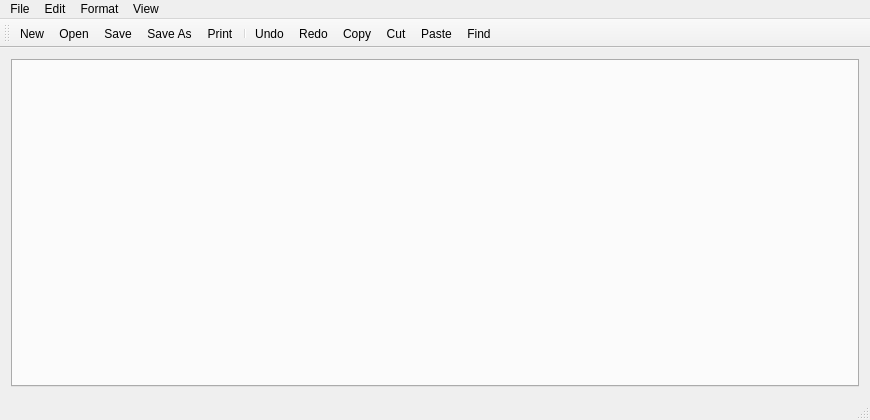
<?xml version="1.0" encoding="UTF-8"?>
<ui version="4.0">
 <class>MainWindow</class>
 <widget class="QMainWindow" name="MainWindow">
  <property name="geometry">
   <rect>
    <x>0</x>
    <y>0</y>
    <width>870</width>
    <height>420</height>
   </rect>
  </property>
  <property name="minimumSize">
   <size>
    <width>530</width>
    <height>230</height>
   </size>
  </property>
  <property name="windowTitle">
   <string>MainWindow</string>
  </property>
  <widget class="QWidget" name="centralWidget">
   <layout class="QVBoxLayout" name="verticalLayout">
    <item>
     <widget class="TabbedEditor" name="tabWidget">
      <property name="currentIndex">
       <number>-1</number>
      </property>
     </widget>
    </item>
   </layout>
  </widget>
  <widget class="QMenuBar" name="menuBar">
   <property name="geometry">
    <rect>
     <x>0</x>
     <y>0</y>
     <width>870</width>
     <height>26</height>
    </rect>
   </property>
   <widget class="QMenu" name="menuFile">
    <property name="title">
     <string>File</string>
    </property>
    <addaction name="actionNew"/>
    <addaction name="actionOpen"/>
    <addaction name="actionSave"/>
    <addaction name="actionSave_As"/>
    <addaction name="separator"/>
    <addaction name="actionPrint"/>
    <addaction name="separator"/>
    <addaction name="actionExit"/>
   </widget>
   <widget class="QMenu" name="menuEdit">
    <property name="title">
     <string>Edit</string>
    </property>
    <addaction name="actionUndo"/>
    <addaction name="actionRedo"/>
    <addaction name="separator"/>
    <addaction name="actionCut"/>
    <addaction name="actionCopy"/>
    <addaction name="actionPaste"/>
    <addaction name="separator"/>
    <addaction name="actionFind"/>
    <addaction name="actionReplace"/>
    <addaction name="actionGo_To"/>
    <addaction name="separator"/>
    <addaction name="actionSelect_All"/>
    <addaction name="actionTime_Date"/>
   </widget>
   <widget class="QMenu" name="menuFormat">
    <property name="title">
     <string>Format</string>
    </property>
    <widget class="QMenu" name="menuLanguage">
     <property name="title">
      <string>Language</string>
     </property>
     <addaction name="actionC_Lang"/>
     <addaction name="actionCPP_Lang"/>
     <addaction name="actionJava_Lang"/>
     <addaction name="actionPython_Lang"/>
    </widget>
    <addaction name="actionFont"/>
    <addaction name="menuLanguage"/>
    <addaction name="actionAuto_Indent"/>
    <addaction name="actionWord_Wrap"/>
   </widget>
   <widget class="QMenu" name="menuView">
    <property name="title">
     <string>View</string>
    </property>
    <addaction name="actionStatus_Bar"/>
    <addaction name="actionTool_Bar"/>
   </widget>
   <addaction name="menuFile"/>
   <addaction name="menuEdit"/>
   <addaction name="menuFormat"/>
   <addaction name="menuView"/>
  </widget>
  <widget class="QToolBar" name="mainToolBar">
   <attribute name="toolBarArea">
    <enum>TopToolBarArea</enum>
   </attribute>
   <attribute name="toolBarBreak">
    <bool>false</bool>
   </attribute>
   <addaction name="actionNew"/>
   <addaction name="actionOpen"/>
   <addaction name="actionSave"/>
   <addaction name="actionSave_As"/>
   <addaction name="actionPrint"/>
   <addaction name="separator"/>
   <addaction name="actionUndo"/>
   <addaction name="actionRedo"/>
   <addaction name="actionCopy"/>
   <addaction name="actionCut"/>
   <addaction name="actionPaste"/>
   <addaction name="actionFind"/>
  </widget>
  <widget class="QStatusBar" name="statusBar">
   <property name="enabled">
    <bool>true</bool>
   </property>
  </widget>
  <action name="actionNew">
   <property name="icon">
    <iconset>
     <normalon>:/icons/res/icons/new.bmp</normalon>
    </iconset>
   </property>
   <property name="text">
    <string>New</string>
   </property>
   <property name="shortcut">
    <string>Ctrl+N</string>
   </property>
  </action>
  <action name="actionOpen">
   <property name="icon">
    <iconset>
     <normalon>:/icons/res/icons/folder.bmp</normalon>
    </iconset>
   </property>
   <property name="text">
    <string>Open</string>
   </property>
   <property name="shortcut">
    <string>Ctrl+O</string>
   </property>
  </action>
  <action name="actionSave">
   <property name="icon">
    <iconset>
     <normalon>:/icons/res/icons/save.bmp</normalon>
    </iconset>
   </property>
   <property name="text">
    <string>Save</string>
   </property>
   <property name="shortcut">
    <string>Ctrl+S</string>
   </property>
  </action>
  <action name="actionSave_As">
   <property name="icon">
    <iconset>
     <normalon>:/icons/res/icons/save-as.bmp</normalon>
    </iconset>
   </property>
   <property name="text">
    <string>Save As</string>
   </property>
   <property name="shortcut">
    <string>Ctrl+Shift+S</string>
   </property>
  </action>
  <action name="actionPrint">
   <property name="icon">
    <iconset>
     <normalon>:/icons/res/icons/printer.bmp</normalon>
    </iconset>
   </property>
   <property name="text">
    <string>Print...</string>
   </property>
   <property name="shortcut">
    <string>Ctrl+P</string>
   </property>
  </action>
  <action name="actionExit">
   <property name="text">
    <string>Exit</string>
   </property>
  </action>
  <action name="actionUndo">
   <property name="icon">
    <iconset>
     <normalon>:/icons/res/icons/undo.bmp</normalon>
    </iconset>
   </property>
   <property name="text">
    <string>Undo</string>
   </property>
   <property name="shortcut">
    <string>Ctrl+Z</string>
   </property>
  </action>
  <action name="actionCut">
   <property name="icon">
    <iconset>
     <normalon>:/icons/res/icons/cut.bmp</normalon>
    </iconset>
   </property>
   <property name="text">
    <string>Cut</string>
   </property>
   <property name="shortcut">
    <string>Ctrl+X</string>
   </property>
  </action>
  <action name="actionCopy">
   <property name="icon">
    <iconset>
     <normalon>:/icons/res/icons/copy.bmp</normalon>
    </iconset>
   </property>
   <property name="text">
    <string>Copy</string>
   </property>
   <property name="shortcut">
    <string>Ctrl+C</string>
   </property>
  </action>
  <action name="actionPaste">
   <property name="icon">
    <iconset>
     <normalon>:/icons/res/icons/paste.bmp</normalon>
    </iconset>
   </property>
   <property name="text">
    <string>Paste</string>
   </property>
   <property name="shortcut">
    <string>Ctrl+V</string>
   </property>
  </action>
  <action name="actionFind">
   <property name="icon">
    <iconset>
     <normalon>:/icons/res/icons/search.bmp</normalon>
    </iconset>
   </property>
   <property name="text">
    <string>Find...</string>
   </property>
   <property name="shortcut">
    <string>Ctrl+F</string>
   </property>
  </action>
  <action name="actionReplace">
   <property name="text">
    <string>Replace...</string>
   </property>
   <property name="shortcut">
    <string>Ctrl+H</string>
   </property>
  </action>
  <action name="actionGo_To">
   <property name="text">
    <string>Go To...</string>
   </property>
   <property name="shortcut">
    <string>Ctrl+G</string>
   </property>
  </action>
  <action name="actionSelect_All">
   <property name="text">
    <string>Select All</string>
   </property>
   <property name="shortcut">
    <string>Ctrl+A</string>
   </property>
  </action>
  <action name="actionTime_Date">
   <property name="text">
    <string>Time/Date</string>
   </property>
   <property name="shortcut">
    <string>F5</string>
   </property>
  </action>
  <action name="actionFont">
   <property name="text">
    <string>Font...</string>
   </property>
  </action>
  <action name="actionStatus_Bar">
   <property name="checkable">
    <bool>true</bool>
   </property>
   <property name="checked">
    <bool>true</bool>
   </property>
   <property name="enabled">
    <bool>true</bool>
   </property>
   <property name="text">
    <string>Status Bar</string>
   </property>
  </action>
  <action name="actionRedo">
   <property name="icon">
    <iconset>
     <normalon>:/icons/res/icons/redo.bmp</normalon>
    </iconset>
   </property>
   <property name="text">
    <string>Redo</string>
   </property>
   <property name="shortcut">
    <string>Ctrl+Y</string>
   </property>
  </action>
  <action name="actionAuto_Indent">
   <property name="checkable">
    <bool>true</bool>
   </property>
   <property name="checked">
    <bool>true</bool>
   </property>
   <property name="text">
    <string>Auto Indent</string>
   </property>
  </action>
  <action name="actionWord_Wrap">
   <property name="checkable">
    <bool>true</bool>
   </property>
   <property name="text">
    <string>Word Wrap</string>
   </property>
  </action>
  <action name="actionC_Lang">
   <property name="checkable">
    <bool>true</bool>
   </property>
   <property name="text">
    <string>C</string>
   </property>
  </action>
  <action name="actionCPP_Lang">
   <property name="checkable">
    <bool>true</bool>
   </property>
   <property name="text">
    <string>C++</string>
   </property>
  </action>
  <action name="actionJava_Lang">
   <property name="checkable">
    <bool>true</bool>
   </property>
   <property name="text">
    <string>Java</string>
   </property>
  </action>
  <action name="actionPython_Lang">
   <property name="checkable">
    <bool>true</bool>
   </property>
   <property name="text">
    <string>Python</string>
   </property>
  </action>
  <action name="actionTool_Bar">
   <property name="checkable">
    <bool>true</bool>
   </property>
   <property name="checked">
    <bool>true</bool>
   </property>
   <property name="text">
    <string>Tool Bar</string>
   </property>
  </action>
 </widget>
 <layoutdefault spacing="6" margin="11"/>
 <customwidgets>
  <customwidget>
   <class>TabbedEditor</class>
   <extends>QTabWidget</extends>
   <header>tabbededitor.h</header>
   <container>1</container>
  </customwidget>
 </customwidgets>
 <resources/>
 <connections/>
</ui>
